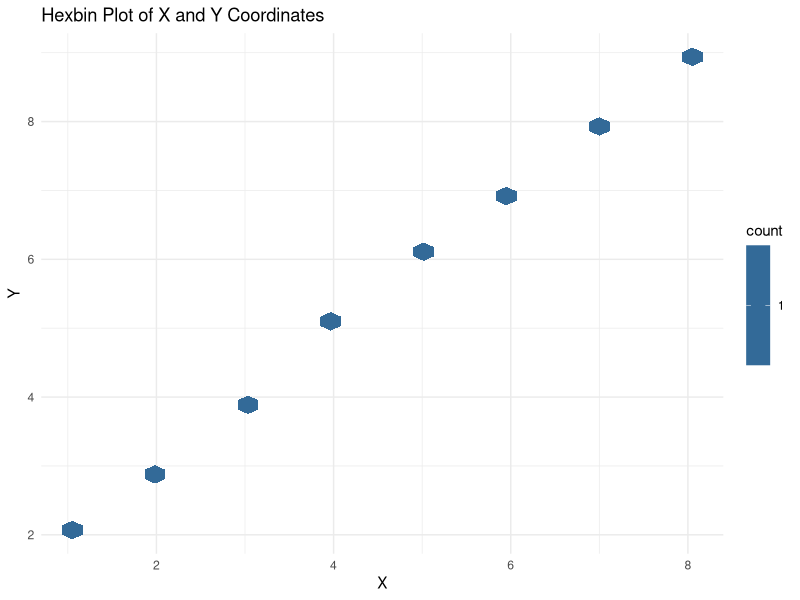

Write the R code that produced this figure.
# Load required packages
install.packages("hexbin")  # Run once if not installed
library(ggplot2)
library(hexbin)

# Create data frame
data <- data.frame(
  X = c(1, 2, 3, 4, 5, 6, 7, 8),
  Y = c(2, 3, 4, 5, 6, 7, 8, 9)
)

# Create hexbin plot
ggplot(data, aes(x = X, y = Y)) +
  geom_hex() +
  labs(title = "Hexbin Plot of X and Y Coordinates",
       x = "X", y = "Y") +
  theme_minimal()